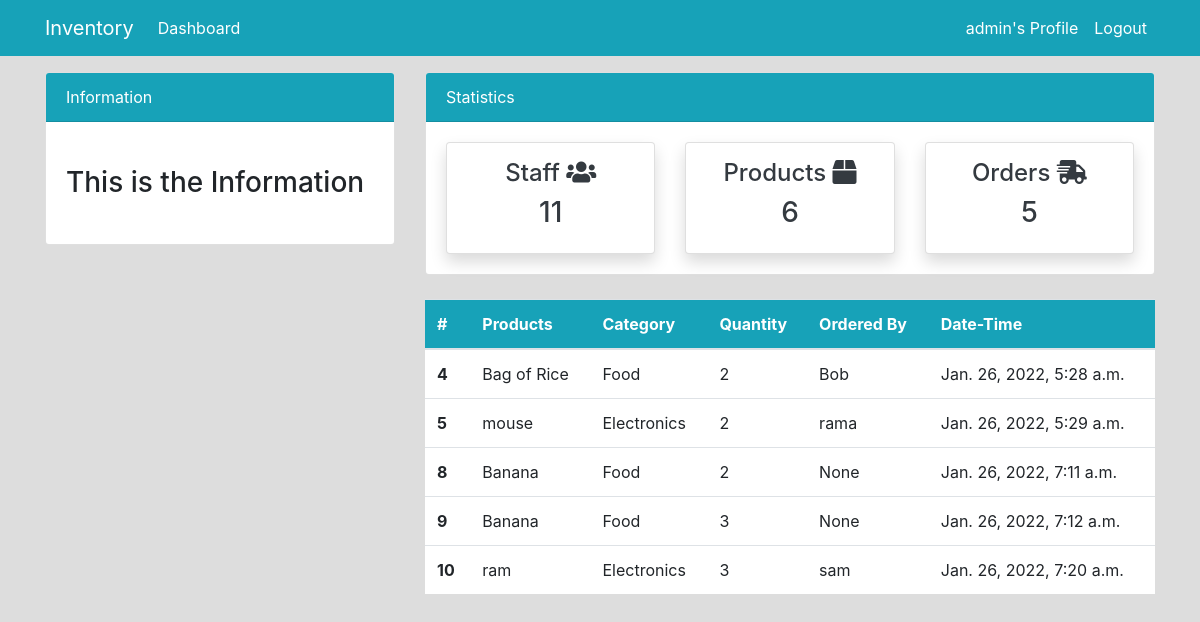
/order/ (signed in), run on the app's committed database.
### dashboard/models.py (models this page shows, shortened)
class Order(models.Model):
       product=models.ForeignKey(Product,on_delete=models.CASCADE, null=True)
       staff=models.ForeignKey(User,models.CASCADE,null=True)
       order_quantity=models.PositiveIntegerField(null=True)
       date=models.DateTimeField(auto_now_add=True)

class Product(models.Model):
       name=models.CharField(max_length=100,null=True)
       category=models.CharField(max_length=20,choices=CATEGORY, null=True)
       quantity=models.PositiveIntegerField(null=True)
       class Meta:
              verbose_name_plural='Product'
       def __str__(self):
              return f'{self.name}'

### dashboard/views.py (the view)
# urls.py: path('order/',views.order, name="dashboard-order"),
@login_required
def order(request):
       orders=Order.objects.all()
       workers_count=User.objects.all().count()
       item_count=Product.objects.all().count()
       order_count=Order.objects.all().count()
       context={
              'orders':orders,
              'order_count':order_count,
              'workers_count':workers_count,
              'item_count':item_count
       }
       return render(request,"dashboard/order.html",context)

### templates/dashboard/order.html (shortened to what this page needs)
{% extends 'partials/base.html' %}
{% block content %}
{% include 'partials/topnav.html' %}
<div class="container">
       <div class="row my-4">
         <div class="col-md-4"></div>
       <div class="col-md-8">
   <table class="table bg-white">
     <thead class="bg-info">
       <tr class="text-white">
         <th scope="col">#</th>
         <th scope="col">Products</th>
         <th scope="col">Category</th>
         <th scope="col">Quantity</th>
         <th scope="col">Ordered By</th>
         <th scope="col">Date-Time</th>
       </tr>
     </thead>
     <tbody>
       {% for order in orders %}
       <tr>
         <th scope="row">{{order.id}}</th>
         <td>{{order.product}}</td>
         <td>{{order.product.category}}</td>
         <td>{{order.order_quantity}}</td>
         <td>{{order.staff}}</td>
         <td>{{order.date}}</td>
       </tr>
       {% endfor %}
     </tbody>
   </table></div></div></div>
{% endblock %}

### templates/partials/nav.html (shortened to what this page needs)
<nav class="navbar navbar-expand-lg navbar-info bg-info">
    {% if user.is_authenticated %}
       <div class="container">
           <a class="navbar-brand text-white" href="{% url 'dashboard-index' %}">Inventory</a>
           <div class="collapse navbar-collapse" id="navbarSupportedContent">
               <ul class="navbar-nav mr-auto">
                   <li class="nav-item active">
                       <a class="nav-link text-white" href="{% url 'dashboard-index' %}">Dashboard </a>
                   </li>
               </ul>
               <ul class="navbar-nav ml-auto">
                   <li class="nav-item active">
                       <a class="nav-link text-white" href="{% url 'user-profile' %}">{{user.username}}'s Profile </a>
                   </li>
                   <li class="nav-item">
                       <a class="nav-link text-white" href="{% url 'user-logout' %}">Logout</a>
                   </li>
               </ul>
       {% endif %}
   </nav>

### static/style.css (style rules this page uses)
body { background: rgb(221, 221, 221); }

### data on the page
Order: id "4", product "Bag of Rice", product.category "Food", order_quantity "2", staff "Bob", date "Jan. 26, 2022, 5:28 a.m."
Order: id "5", product "mouse", product.category "Electronics", order_quantity "2", staff "rama", date "Jan. 26, 2022, 5:29 a.m."
Order: id "8", product "Banana", product.category "Food", order_quantity "2", staff "None", date "Jan. 26, 2022, 7:11 a.m."
Order: id "9", product "Banana", product.category "Food", order_quantity "3", staff "None", date "Jan. 26, 2022, 7:12 a.m."
Order: id "10", product "ram", product.category "Electronics", order_quantity "3", staff "sam", date "Jan. 26, 2022, 7:20 a.m."

### other printed values
{{ user.username }} "admin"
{{ workers_count }} "11"
{{ item_count }} "6"
{{ order_count }} "5"
